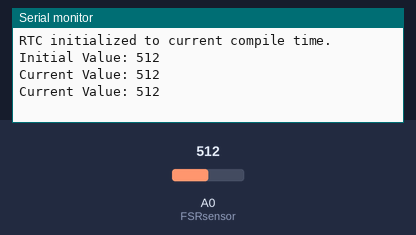
This sketch was run on a simulated Arduino Uno, built with avr-gcc and run on an emulated ATmega328P. Parts: the last lines printed to the serial monitor. Inputs (shaded band) come from the test bench; at power-on: A0 (FSRsensor) = 512.

Above: at 1.2 s.
1.3 s: A0 (FSRsensor) set to 648
At 2.6 s:
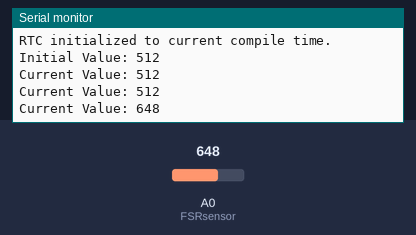
2.8 s: A0 (FSRsensor) set to 676
At 3.6 s:
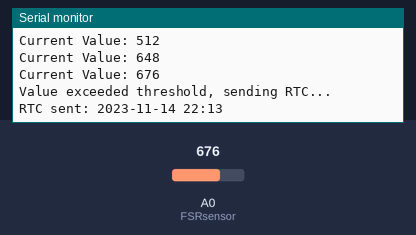
Timing chart, 0 to 5.8 s (numbered marks = the images above; inputs shaded):
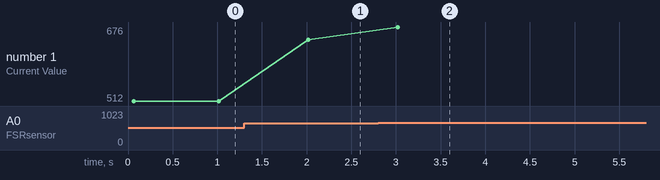

The sketch:

sketch_sep4a.ino
```cpp
#include <SoftwareSerial.h>

SoftwareSerial mySerial(2, 3); // RX, TX
int FSRsensor = A0;
int value = 0;
int initialValue = 0;

// RTC를 위한 변수 선언
unsigned long previousMillis = 0; // 이전 시간 저장
int seconds, minutes, hours, days, months, years;

int daysInMonth(int month, int year) {
    switch (month) {
        case 4: case 6: case 9: case 11:
            return 30;
        case 2:
            if ((year % 4 == 0 && year % 100 != 0) || (year % 400 == 0))
                return 29;
            else
                return 28;
        default:
            return 31;
    }
}

void initializeRTC() {
    // __DATE__와 __TIME__ 매크로를 사용해 초기화
    char date[] = __DATE__;  // "MMM DD YYYY"
    char time[] = __TIME__;  // "HH:MM:SS"

    // 날짜 파싱
    char monthStr[4];
    sscanf(date, "%s %d %d", monthStr, &days, &years);

    // 시간 파싱
    sscanf(time, "%d:%d:%d", &hours, &minutes, &seconds);

    // 월을 숫자로 변환
    if (strcmp(monthStr, "Jan") == 0) months = 1;
    else if (strcmp(monthStr, "Feb") == 0) months = 2;
    else if (strcmp(monthStr, "Mar") == 0) months = 3;
    else if (strcmp(monthStr, "Apr") == 0) months = 4;
    else if (strcmp(monthStr, "May") == 0) months = 5;
    else if (strcmp(monthStr, "Jun") == 0) months = 6;
    else if (strcmp(monthStr, "Jul") == 0) months = 7;
    else if (strcmp(monthStr, "Aug") == 0) months = 8;
    else if (strcmp(monthStr, "Sep") == 0) months = 9;
    else if (strcmp(monthStr, "Oct") == 0) months = 10;
    else if (strcmp(monthStr, "Nov") == 0) months = 11;
    else if (strcmp(monthStr, "Dec") == 0) months = 12;
}

void updateRTC() {
    unsigned long currentMillis = millis();

    if (currentMillis - previousMillis >= 1000) { // 1초가 경과했을 때
        previousMillis = currentMillis;
        seconds++;

        if (seconds >= 60) {
            seconds = 0;
            minutes++;

            if (minutes >= 60) {
                minutes = 0;
                hours++;

                if (hours >= 24) {
                    hours = 0;
                    days++;

                    int maxDays = daysInMonth(months, years);
                    if (days > maxDays) {
                        days = 1;
                        months++;

                        if (months > 12) {
                            months = 1;
                            years++;
                        }
                    }
                }
            }
        }
    }
}

void sendRTC() {
    // 날짜와 시간을 "YYYY-MM-DD HH:MM:SS" 형식으로 블루투스로 전송
    char dateTimeString[20];
    snprintf(dateTimeString, sizeof(dateTimeString), "%04d-%02d-%02d %02d:%02d", years, months, days, hours, minutes);
    mySerial.println(dateTimeString);
    Serial.print("RTC sent: ");
    Serial.println(dateTimeString);
}

void setup() {
    Serial.begin(9600);
    mySerial.begin(9600);

    // RTC 초기화
    initializeRTC();
    Serial.println("RTC initialized to current compile time.");

    // 초기 센서 값을 읽음
    initialValue = analogRead(FSRsensor);
    Serial.print("Initial Value: ");
    Serial.println(initialValue);
}

void loop() {
    updateRTC();

    value = analogRead(FSRsensor);  // 현재 센서 값을 읽음
    Serial.print("Current Value: ");
    Serial.println(value);

    // 압력 센서의 값이 초기 값보다 150 이상 상승했을 때
    if (value >= initialValue + 150) {
        Serial.println("Value exceeded threshold, sending RTC...");
        sendRTC();
        delay(5000);  // 5초 대기 (중복 전송 방지)
    }

    // 압력 센서의 값이 초기 값보다 200 이상 하락했을 때
    if (value <= initialValue - 200) {
        Serial.println("Value dropped below threshold, sending RTC...");
        sendRTC();
        delay(5000);  // 5초 대기 (중복 전송 방지)
    }

    delay(1000);  // 1초마다 센서 값 확인
}
```

Measured:
- the behaviour switches between 661 and 662 on A0 (FSRsensor) (found by bisection; images 1 and 2)
- after the input at 1.3 s, the serial monitor: prints a new line after 0.72 s (image 1)
- after the input at 2.8 s, the serial monitor: prints a new line after 0.22 s (image 2)
- plotted number 1: 512 → 648 after the input at 1.3 s, 648 → 676 after the input at 2.8 s
